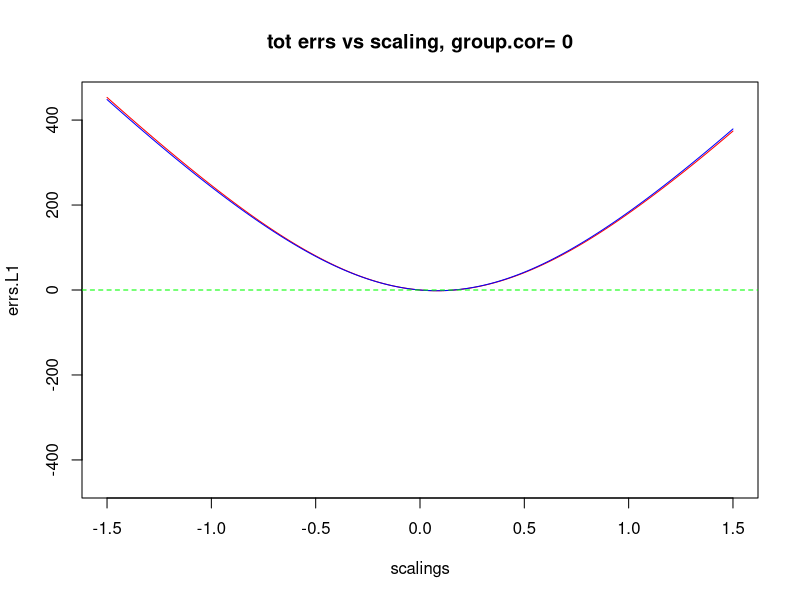
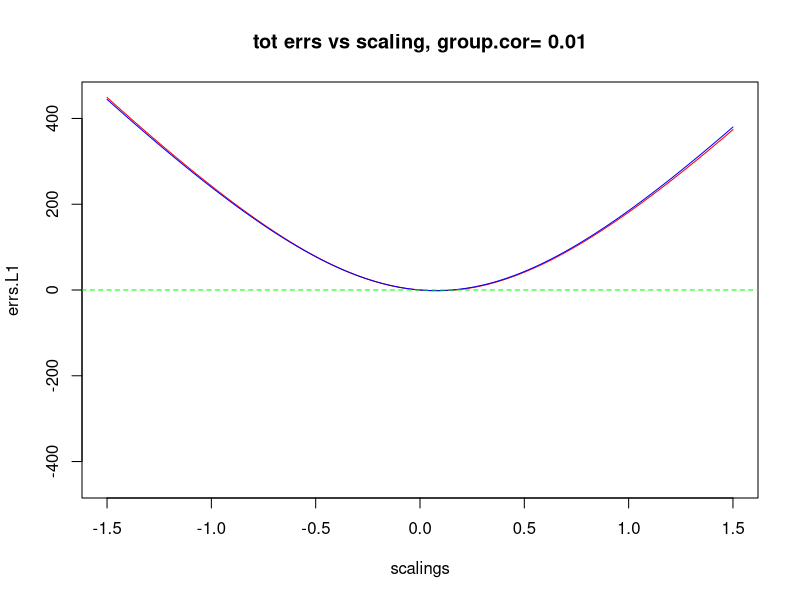
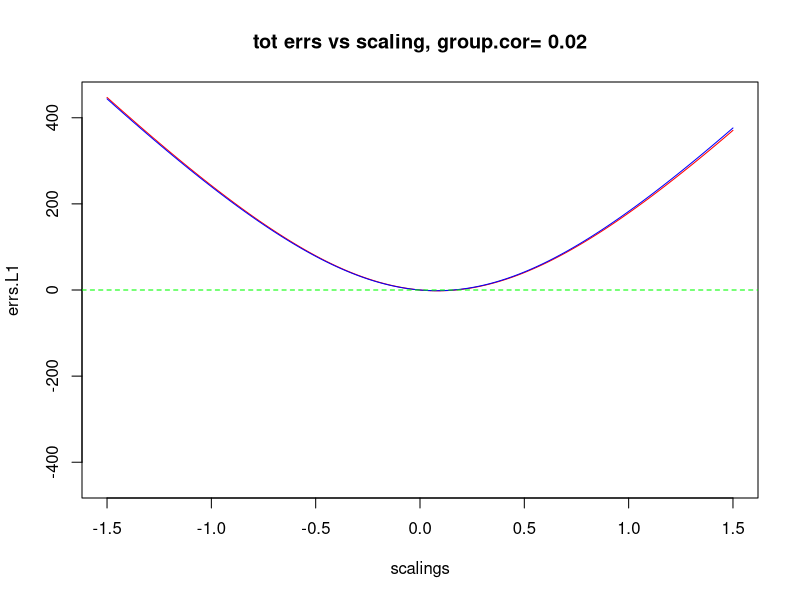
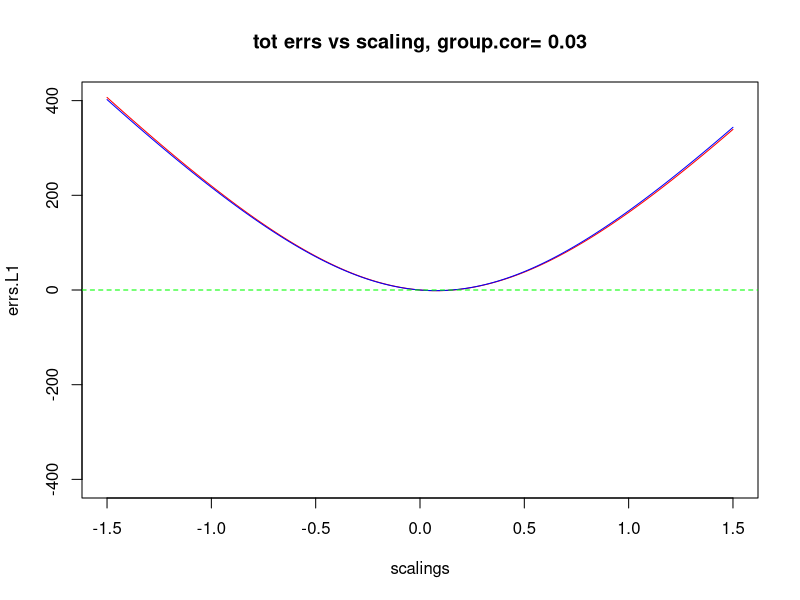
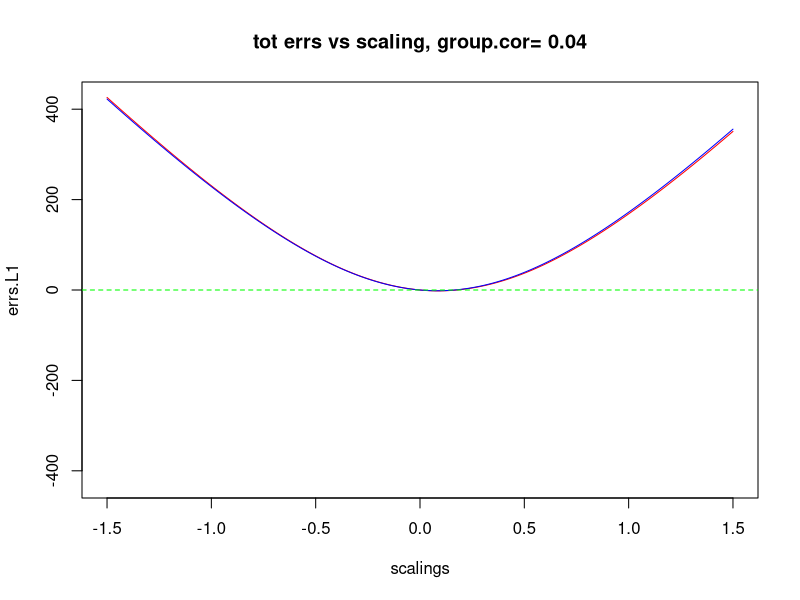
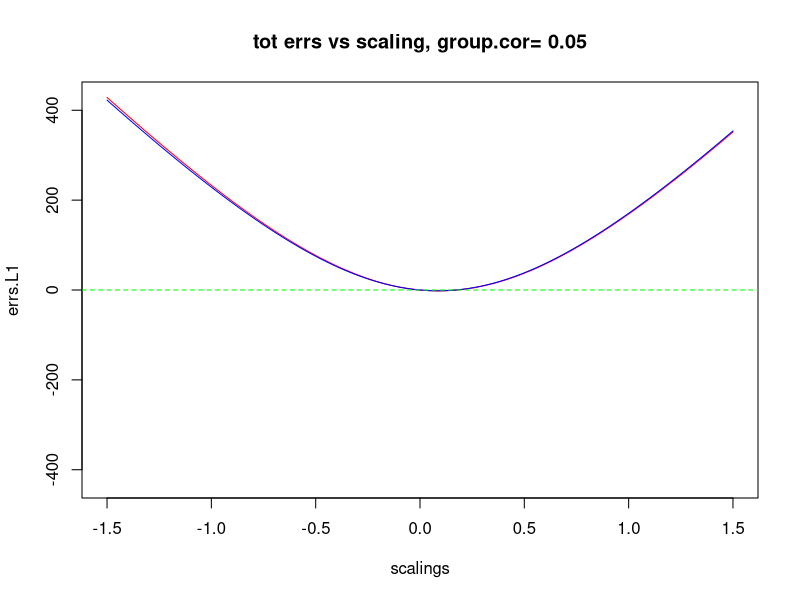
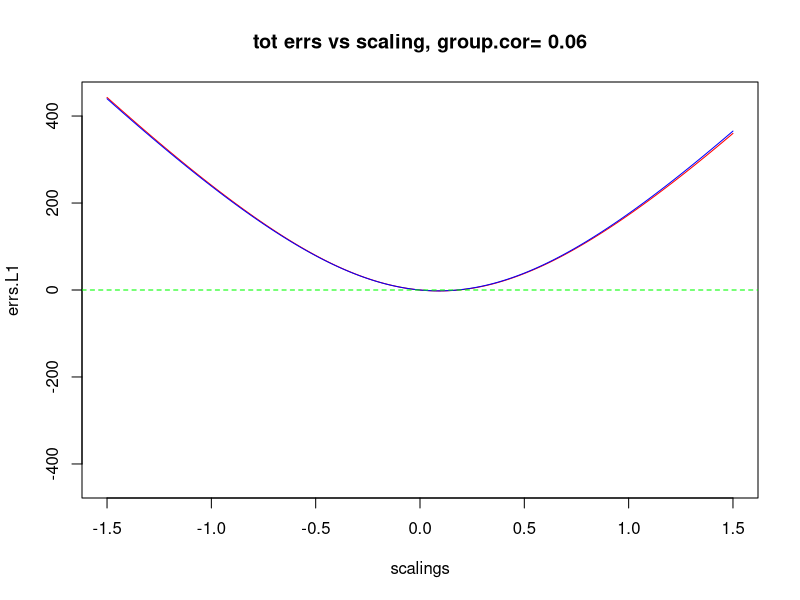
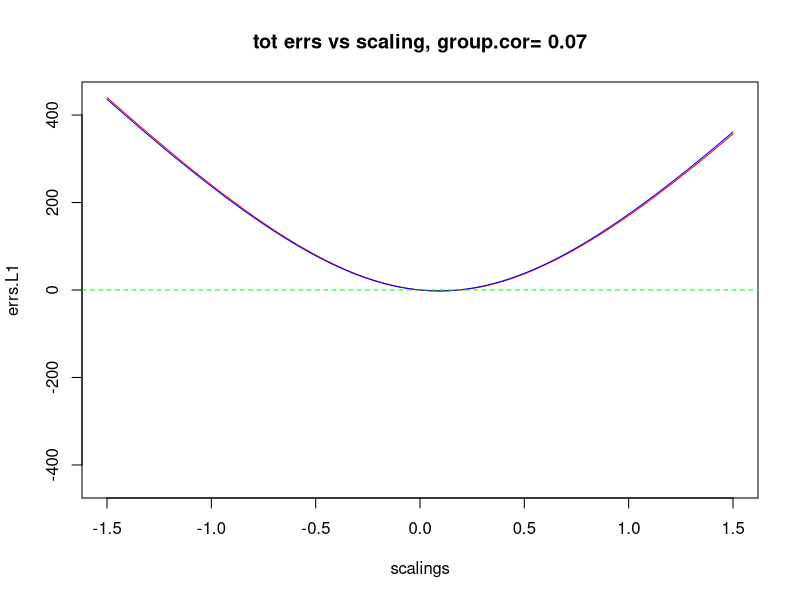

Recreate these plots in R, in order. (Note: a time limit stopped this script after it produced the figures.)
library(MASS)
pdf(file="L1-weights.pdf")

GROUP.COR <- 0.8   # HUGE impact on gains
DIMENSIONS <- 100


cor.rnorm <- function(n, cor.const) {

    cor.matrix <- rep(cor.const, n*n)
    dim(cor.matrix) <- c(n, n)
    diag(cor.matrix) <- 1
    zero.means <- rep(0, n)
    mvrnorm(n=1, mu=zero.means, Sigma=cor.matrix)

}

plot.plots <- function(scalings, errs.L1, errs.L2, tag) {
    lim <- max(abs(errs.L1))
    plot(scalings,  errs.L1, 
         type="l", 
         col="red", 
         ylim=c(-lim, lim), 
         main=tag
    )
    #plot(scalings,  errs.L1, type="l", col="red")
    lines(scalings, errs.L2, type="l", col="blue")
    abline(h=0, col="green", lty=2)
}

main <- function(group.cor) {

    min.errs.L1 <- c()
    errs.L1.vecsum <- 0
    errs.L2.vecsum <- 0

    for(loop in c(1:1000)) {

        # cat(loop, " ")

        target <- cor.rnorm(DIMENSIONS, group.cor)
        guess  <- cor.rnorm(DIMENSIONS, group.cor)
        guess.L1 <- guess * sum(abs(target))    / sum(abs(guess)) 
        guess.L2 <- guess * sqrt(sum(target^2)) / sqrt(sum(guess^2))

        err.L1 <- function(scaling) {
            sum(abs(scaling*guess.L1 - target)) / sum(abs(0 - target)) - 1.0
        }

        err.L2 <- function(scaling) {
            rse <- sqrt(sum((scaling*guess.L1 - target)^2))
            target.norm <- sqrt(sum(target^2))
            return(rse/target.norm - 1)
        }

        N <- 100
        scalings <- c((-1.5*N):(1.5*N))/N
        errs.L1 <- sapply(scalings, err.L1)
        errs.L2 <- sapply(scalings, err.L2)

        #plot.plots(scalings, errs.L1, errs.L2, "errs vs scaling")

        min.errs.L1 <- c(min.errs.L1, min(errs.L1))

        if(errs.L1[1] > errs.L1[length(errs.L1)]) {
            errs.L1.vecsum <- errs.L1.vecsum + errs.L1
            errs.L2.vecsum <- errs.L2.vecsum + errs.L2
        }

    }

    cat("group.cor: ", group.cor, 
        " median L1.err: ", median(min.errs.L1),
        " mean L1.err: ", mean(  min.errs.L1),
        "\n"
    )

    #hist(min.errs.L1)
    plot.plots(scalings, errs.L1.vecsum, errs.L2.vecsum, 
               paste("tot errs vs scaling, group.cor=", group.cor))

}

for(g.cor in c(0:100)/100) {
    main(g.cor)
}
